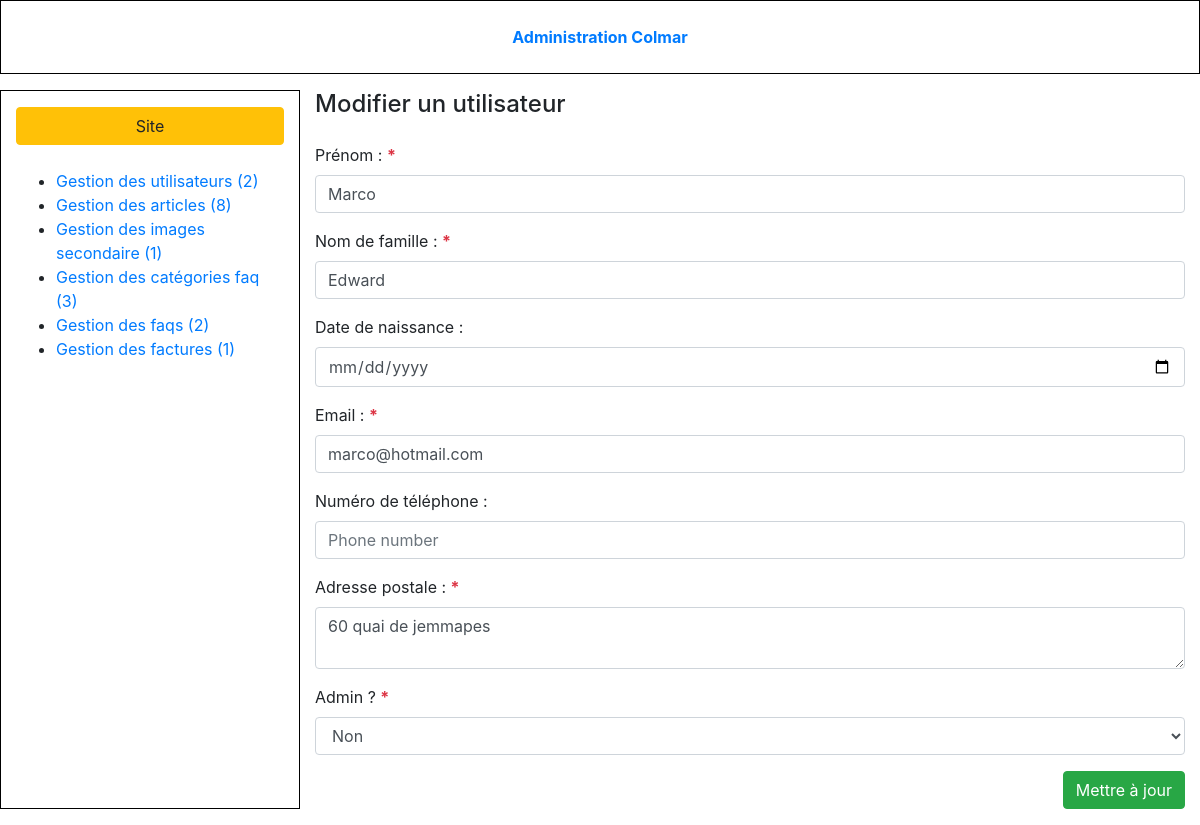
The app's page /admin/user-form.php?user_id=2&action=edit (signed in) with its own data.
### tables this page shows
CREATE TABLE IF NOT EXISTS `user` (
  `id` int(11) NOT NULL AUTO_INCREMENT,
  `lastname` varchar(255) NOT NULL,
  `firstname` varchar(255) NOT NULL,
  `email` varchar(255) NOT NULL,
  `password` varchar(255) NOT NULL,
  `is_admin` tinyint(1) NOT NULL DEFAULT '0',
  `adress` varchar(255) NOT NULL,
  `is_confirmed` tinyint(1) NOT NULL DEFAULT '0',
  `phone_number` varchar(255) DEFAULT NULL,
  `dateOfBorn` date DEFAULT NULL,
  PRIMARY KEY (`id`)
);

### admin/user-form.php (the view, shortened to what this page needs)
<?php
require_once ('./tools-admin/db-admin.php');
if(isset($_GET['user_id']) && isset($_GET['action']) && $_GET['action'] == 'edit'){
	$query = $db->prepare('SELECT * FROM user WHERE id = ?');
    $query->execute(array($_GET['user_id']));
	$user = $query->fetch();
}
?>
<!DOCTYPE html>
<html>
	<head>
		<?php require 'partials/head_assets.php'; ?>
	</head>
	<body class="index-body">
		<div class="container-fluid">
			<?php require 'partials/header.php'; ?>
			<div class="row my-3 index-content">
				<?php require 'partials/nav.php'; ?>
				<section class="col-9">
					<header class="pb-3">
						<h4><?php if(isset($user)): ?>Modifier<?php else: ?>Ajouter<?php endif; ?> un utilisateur</h4>
					</header>
					<form action="user-form.php" method="post" enctype="multipart/form-data">
						<div class="form-group">
							<label for="firstname">Prénom : <b class="text-danger">*</b></label>
							<input class="form-control" value="<?= isset($user) ? htmlentities($user['firstname']) : '';?>" type="text" placeholder="Prénom" name="firstname" id="firstname" />
						</div>
						<div class="form-group">
							<label for="lastname">Nom de famille : <b class="text-danger">*</b></label>
							<input class="form-control" value="<?= isset($user) ? htmlentities($user['lastname']) : '';?>" type="text" placeholder="Nom de famille" name="lastname" id="lastname" />
						</div>
                        <div class="form-group">
                            <label for="dateOfBorn">Date de naissance : </label>
                            <input class="form-control" value="<?= isset($user) ? htmlentities($user['dateOfBorn']) : '';?>" type="date" placeholder="Date de naissance" name="dateOfBorn" id="dateOfBorn" />
                        </div>
						<div class="form-group">
							<label for="email">Email : <b class="text-danger">*</b></label>
							<input class="form-control" value="<?= isset($user) ? htmlentities($user['email']) : '';?>" type="email" placeholder="Email" name="email" id="email" />
						</div>
                        <div class="form-group">
                            <label for="tel">Numéro de téléphone :</label>
                            <input class="form-control" value="<?= isset($user) ? htmlentities($user['phone_number']) : '';?>" type="tel" placeholder="Phone number" name="tel" id="tel" />
                        </div>
						<div class="form-group">
							<label for="adress">Adresse postale  : <b class="text-danger">*</b></label>
							<textarea class="form-control" name="adress" id="adress" placeholder="Adresse exemple : 60 Quai de Jemmapes 75010 Paris"><?= isset($user) ? htmlentities($user['adress']) : '';?></textarea>
						</div>
						<div class="form-group">
							<label for="is_admin"> Admin ? <b class="text-danger">*</b></label>
							<select class="form-control" name="is_admin" id="is_admin">
								<option value="0" <?= isset($user) && $user['is_admin'] == 0 ? 'selected' : '';?>>Non</option>
							</select>
						</div>
						<div class="text-right">
							<?php if(isset($user)): ?>
							    <input class="btn btn-success" type="submit" name="update" value="Mettre à jour" />
							<?php else: ?>
							    <input class="btn btn-success" type="submit" name="save" value="Enregistrer" />
							<?php endif; ?>
						</div>
					</form>
				</section>
			</div>
		</div>
	</body>
</html>

### records on screen
user: firstname "Marco", lastname "Edward", email "marco@hotmail.com", adress "60 quai de jemmapes", is_admin "Non"

### other values on screen
$nbUsers "2"
$nbArticles "8"
$nbPicturesSecondary "1"
$nbCategories "3"
$nbQuestAns "2"
$nbFactures "1"
